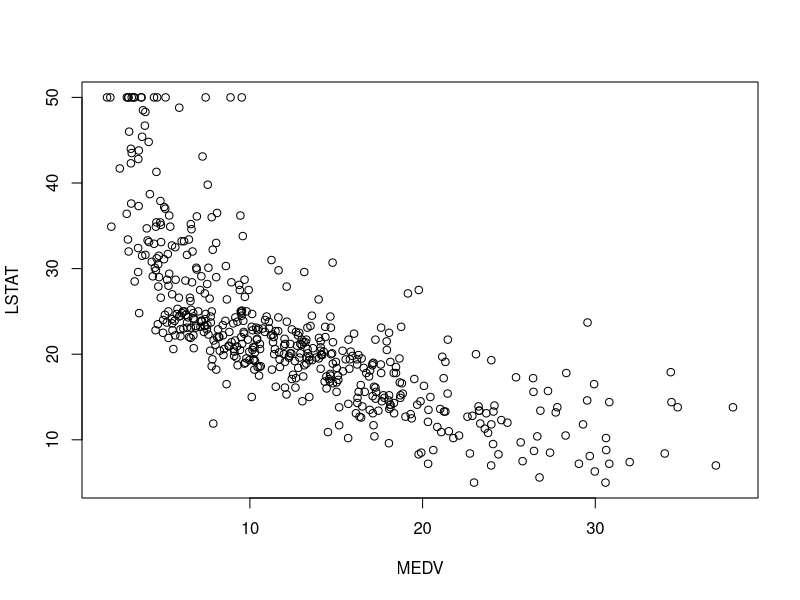
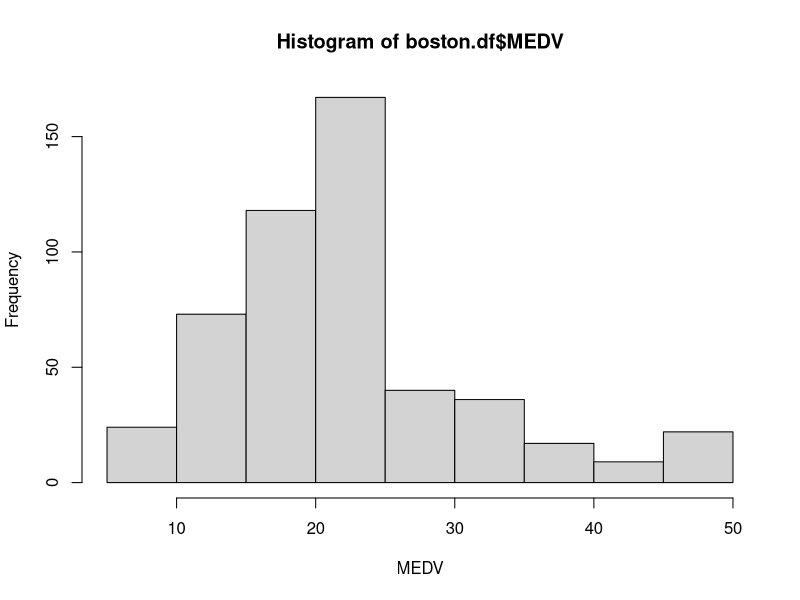
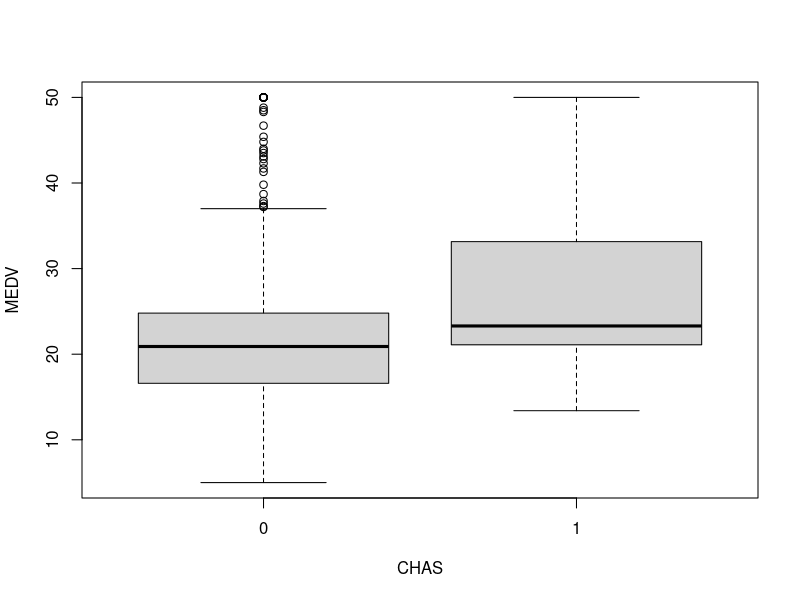

The R source for these figures, in order:
boston.df <- read.csv("BostonHousing.csv",header = TRUE)
dim(boston.df) #dimension of data frame
head(boston.df) #first 6 rows
tail(boston.df) #last 6 rows
View(boston.df) #show all data in new tab
boston.df[1:10,1] #show first 10 rows of first column
boston.df[1:10,] #show first 10 rows of each columns
boston.df[5,1:10] #show some columns of 5th row
boston.df[5,c(1:2,4,8:10)] #show the fifth row and some columns
boston.df$CRIM #show the whole first column
boston.df$CRIM[1:10] #Sjow the first 10 rows of the first column.
length(boston.df$MEDV) #find length of MEDV column
mean(boston.df$MEDV) #Find mean value of the column MEDV
summary(boston.df) #find the summary statistics of each column
names(boston.df) #print a list of variables to the screen
t(t(names(boston.df))) #print the list in a useful column format(column names)
plot(boston.df$MEDV~boston.df$LSTAT,xlab="MEDV",ylab="LSTAT") #Scatter plot with axes names
hist(boston.df$MEDV,xlab="MEDV") #histogram of MEDV
boxplot(boston.df$MEDV~boston.df$CHAS,xlab="CHAS",ylab="MEDV") #boxplot of MEDV for different values of CHAS

#https://r4ds.had.co.nz/index.html

#Systems.Submit@gmail.com
#vivekmenon@am.amrita.edu